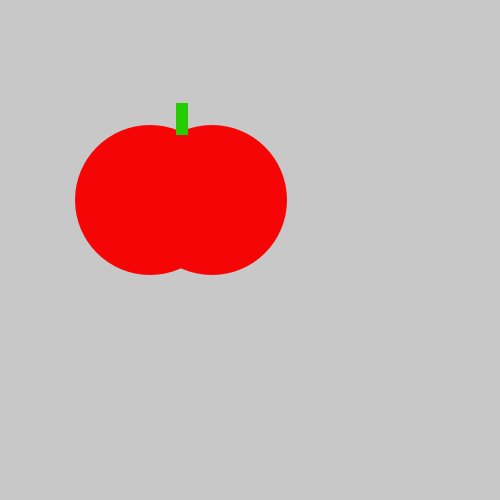
Frame 1 (no input)
Frame 60 (the mouse pressed at the canvas centre just before this capture): identical to frame 1, image omitted
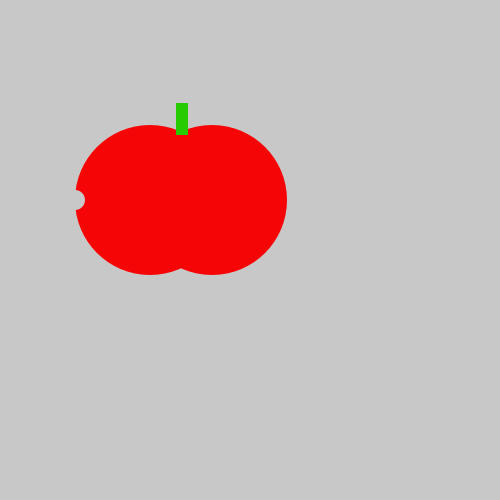
Frame 120 (the mouse held since frame 60 and released just before this capture)

The Processing sketch that drew these frames (run headless with seeded random() and noise(); from frame 60 on, the mouse is pressed at the canvas centre):

// Processing sketch: TastyTomato
// ── TastyTomato.pde
void setup() {
    size(500, 500);
}
void draw() {
    background(200, 200, 200);
    noStroke();
  fill(#F50505);
    ellipse(150, 200, 150, 150);
    ellipse(212, 200, 150, 150);
  fill(#26CB02);  
    rect(176, 103, 12, 32);
    if(mousePressed){
    fill(200, 200, 200);
    ellipse(75, 200, 20, 20);
    }
} 
